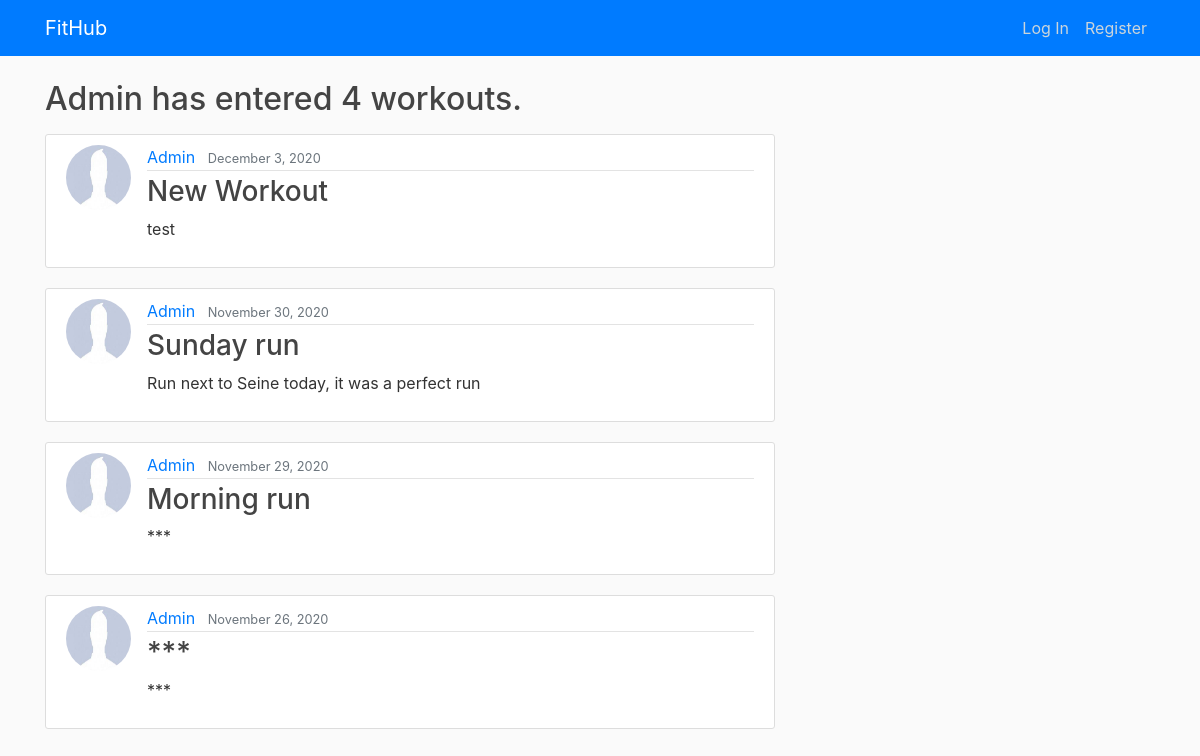
Before: /user/Admin with the older database file.
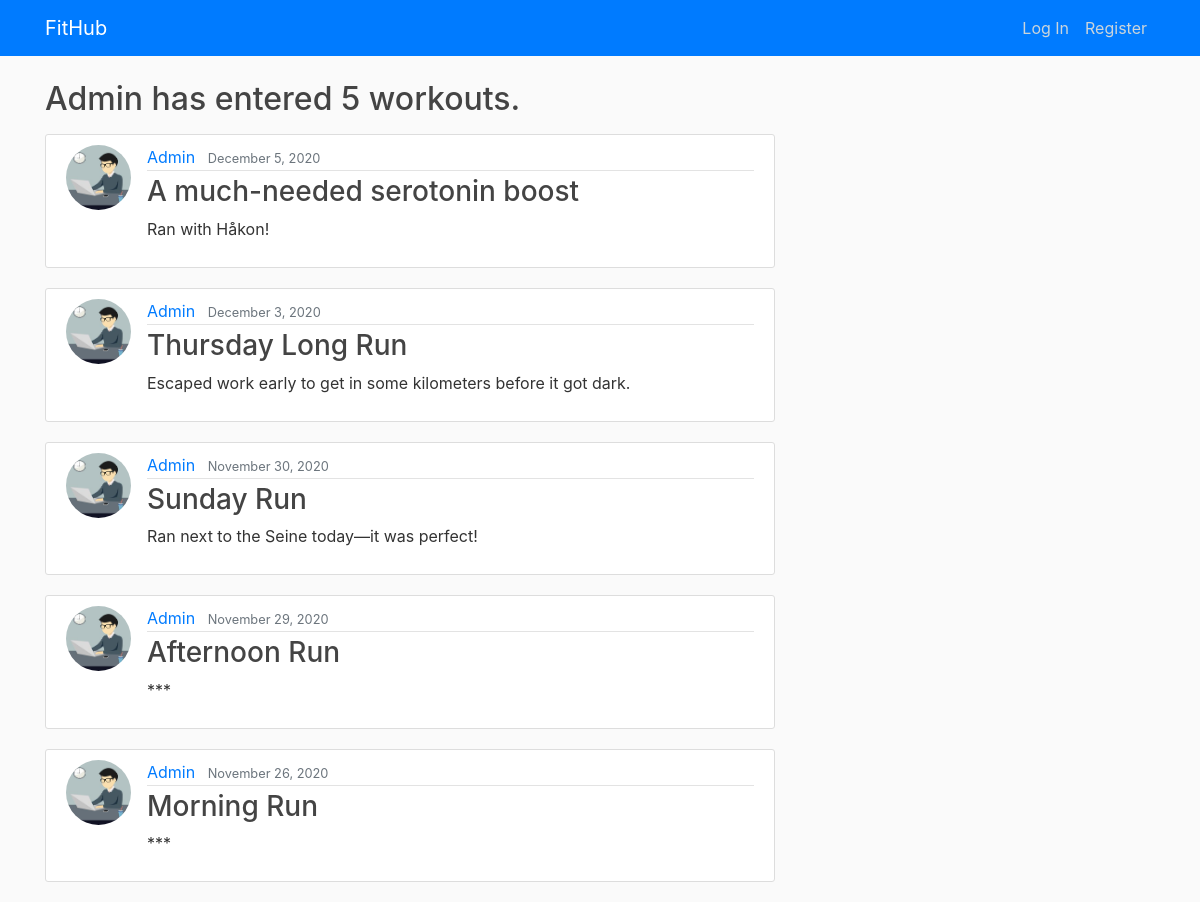
After: the same page with the newer database file.
### blog/models.py (models this page shows, shortened)
class Workout(models.Model):
    date = models.DateTimeField(default=timezone.now)
    start_time = models.DateTimeField(default=timezone.now)
    end_time = models.DateTimeField(default=timezone.now)
    title = models.CharField(max_length=75)
    description = models.TextField()
    class SportChoices(models.TextChoices):
        CYCLING = 'Cycling', _('Cycling')
        HIKING = 'Hiking', _('Hiking')
        LIFTING = 'Lifting Weights', _('Lifting Weights')
        RUNNING = 'Running', _('Running')
        SWIMMING = 'Swimming', _('Swimming')
        WALKING = 'Walking', _('Walking')
        YOGA = 'Yoga', _('Yoga')
    sport = models.CharField(
        max_length=15,
        choices=SportChoices.choices,
        default=SportChoices.RUNNING,
        blank=False
    )
    class TypeChoices(models.TextChoices):
        DISTANCE = 'Distance', _('Distance')
        INTERVAL = 'Interval', _('Interval')
        NONE = 'None', _('None')
        RACE = 'Race', _('Race')
        STRESS = 'Stress Relief', _('Stress Relief')
        TYPE_WORKOUT = 'Workout', _('Workout')
    type = models.CharField(
        max_length=15,
        choices=TypeChoices.choices,
        default=TypeChoices.NONE,
        blank=False
    )
    distance = models.DecimalField(max_digits=5, decimal_places=2)
    class MetChoices(models.TextChoices):
        EASY = 'Easy', _('Easy')
        MODERATE = 'Medium', _('Moderate')
        HARD = 'Hard', _('Hard')
    workout_intensity = models.CharField(
        max_length=10,
        choices=MetChoices.choices,
        default=MetChoices.MODERATE,
        blank=False
    )
    athlete = models.ForeignKey(User, on_delete=models.CASCADE)

### users/models.py (models this page shows, shortened)
class Profile(models.Model):
	user = models.OneToOneField(User, on_delete=models.CASCADE)
	image = models.ImageField(default='default.jpg', upload_to='profile_pics')

### blog/views.py (the view)
# urls.py: path("user/<str:username>",UserPostListView.as_view(), name="user-posts"),
class UserPostListView(ListView):
    model = Workout
    template_name = 'blog/user_posts.html'
    context_object_name = 'workouts'
    paginate_by = 5
    def get_queryset(self):
        user = get_object_or_404(User, username=self.kwargs.get('username'))
        return Workout.objects.filter(athlete=user).order_by('-date')

### blog/templates/blog/user_posts.html (shortened to what this page needs)
{% extends "blog/base.html" %}
	 {% block content %}
		  <h2 class ="mb-3">{{ view.kwargs.username}} has entered {{ page_obj.paginator.count }} workouts.</h2>
          {% for workout in workouts %}
	    	   <article class="media content-section">
                   <img class="rounded-circle article-img" src="{{workout.athlete.profile.image.url}}">
                   <div class="media-body">
                   <div class="article-metadata">
                        <a class="mr-2" href="{% url 'user-posts' workout.athlete.username %}">{{ workout.athlete }}</a>
                        <small class="text-muted">{{ workout.date | date:"F j, Y" }}</small>
                   </div>
                   <h3><a class="article-title" href="{% url 'workout-detail' workout.id %}">{{ workout.title }}</a></h3>
                        <p class="article-content"> {{ workout.description }}</p>
                   </div>
			   </article>
	      {% endfor %}
{% endblock content %}

### blog/templates/blog/base.html (shortened to what this page needs)
{% load static %}
<!DOCTYPE html>
<html>
<head>
    <link rel="stylesheet" href="https://maxcdn.bootstrapcdn.com/bootstrap/4.0.0/css/bootstrap.min.css">
    <link rel="stylesheet" type="text/css" href="{% static 'blog/main.css' %}">
</head>
<body>
	<header class="site-header">
	  <nav class="navbar navbar-expand-md navbar-dark bg-primary fixed-top">
          <div class="container">
              <a class="navbar-brand mr-4" href="{% url 'blog-overview' %}">FitHub</a>
	              <div class="collapse navbar-collapse" id="navbarToggle">
                      <div class="navbar-nav">
	        	          {% if user.is_authenticated %}
                               <a class="nav-item nav-link" href="{% url 'post-create' %}">Add Workout</a>
	        		           <a class="nav-item nav-link" href="{% url 'profile' %}">Profile</a>
                               <a class="nav-item nav-link" href="{% url 'logout' %}">Log Out</a>
                          {% else %}
                               <a class="nav-item nav-link" href="{% url 'login' %}">Log In</a>
                               <a class="nav-item nav-link" href="{% url 'register' %}">Register</a>
                          {% endif %}
	                  </div>
                  </div>
          </div>
	  </nav>
	</header>
	<main role="main" class="container">
	    <div class="row">
            <div class="col-md-8">
	            {% block content %}{% endblock %}
	        </div>
        </div>
	</main>
</body>
</html>

### blog/static/blog/main.css (style rules this page uses)
body { background: #fafafa; color: #333333; margin-top: 5rem; }
h1, h2, h3, h4, h5, h6 { color: #444444; }
.site-header .navbar-nav .nav-link { color: #cbd5db; }
.content-section { background: #ffffff; padding: 10px 20px; border: 1px solid #dddddd; border-radius: 3px; margin-bottom: 20px; }
.article-title { color: #444444; }
.article-content { white-space: pre-line; }
.article-img { height: 65px; width: 65px; margin-right: 16px; }
.article-metadata { padding-bottom: 1px; margin-bottom: 4px; border-bottom: 1px solid #e3e3e3 }

Changed rows visible on the page:
added Workout: athlete.profile.image (picture), athlete "Admin", date "December 5, 2020", title "A much-needed serotonin boost", description "Ran with Håkon!"
changed Workout: athlete.profile.image: picture added in place of a placeholder; title "New Workout" → "Thursday Long Run"; description "test" → "Escaped work early to get in some kilometers before it got dark."
changed Workout: athlete.profile.image: picture added in place of a placeholder; title "Sunday run" → "Sunday Run"; description "Run next to Seine today, it was a perfect run" → "Ran next to the Seine today—it was perfect!"
changed Workout: athlete.profile.image: picture added in place of a placeholder; title "Morning run" → "Afternoon Run"
changed Workout: athlete.profile.image: picture added in place of a placeholder; title "***" → "Morning Run"
Other visible differences:
{{ page_obj.paginator.count }}: "4" → "5"
